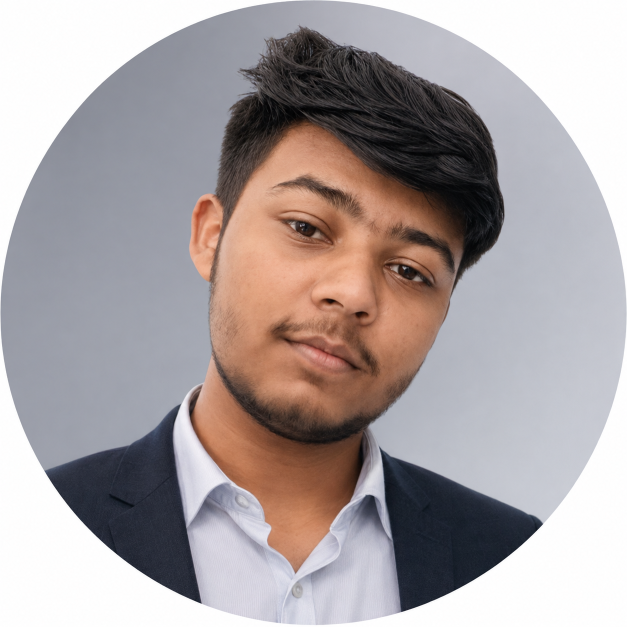
#> input picture assets/profile-pro.jpg, 1254 x 1254 px, found by its file name (shown at 1/2 size)
$ python make_portrait.py
#> lines starting #> are read from the running program, lines starting #| are printed output that depends on the picture; after the words box and inside, x2 and y2 are one past the last pixel; in counts of white or black regions, pixels touching at a corner belong together
### scripts/generate_cards.py
#!/usr/bin/env python3
"""
scripts/generate_cards.py

Generates the complete GitSkins Cyber Terminal Dashboard design system matching test.mp4:
1. name.svg: Top terminal window with ./wordmark.sh --name and ABHAY PRATAP SINGH ASCII banner
2. ascii.svg: Hero terminal window with VISUAL.MAP (ASCII face) and SYSTEM.INFO (live telemetry)
3. assets/cards/card-profile.svg: Identity card with identicon, handle, title, pills, and radar reticle
4. assets/cards/card-highlights.svg: Highlights card with Code, dexterbeast0-cmyk, Impact
5. assets/cards/card-signal.svg: Profile Signal with 4 live metric widgets (Stars, Contributions, Repos, Followers)
6. assets/cards/card-stack.svg: Language Stack with repository-weighted progress bars
7. assets/cards/card-work.svg: PROJECTS.LIST with project cards (dexterbeast0-cmyk and toolkit)
8. assets/cards/card-activity.svg: Contribution Activity with 52x7 heatmap grid and live contributions
9. assets/cards/card-contact.svg: Connect button card with GitHub @dexterbeast0-cmyk pill

All metrics are dynamically rendered from data/github.json with deterministic output.
"""

import collections
import json
import math
import os
import sys
import xml.sax.saxutils as saxutils
from PIL import Image, ImageEnhance, ImageFilter

RAMP_16 = " .:-=+*cso#%8&S@"

def load_telemetry():
    """Loads normalized telemetry from data/github.json with resilient fallback."""
    data_path = os.path.join(os.path.dirname(os.path.dirname(os.path.abspath(__file__))), "data", "github.json")
    if os.path.exists(data_path):
        try:
            with open(data_path, "r", encoding="utf-8") as f:
                return json.load(f)
        except Exception as e:
            print(f"[WARN] Error loading {data_path}: {e}")

    # Truthful fallback matching authentic state
    return {
        "synced_at": "2026-09-05 04:15 UTC",
        "username": "dexterbeast0-cmyk",
        "display_name": "Abhay Pratap singh",
        "stats": {
            "public_repos": 1,
            "followers": 0,
            "following": 0,
            "stars": 0,
            "forks": 0,
            "total_contributions": 4,
            "active_days": 3
        },
        "top_repositories": [
            {
                "name": "dexterbeast0-cmyk",
                "description": "Building with code on GitHub.",
                "language": "Python",
                "stars": 0,
                "progress_percent": 80,
                "tag": "open-source",
                "updated_at": "2026-09-05"
            },
            {
                "name": "toolkit",
                "description": "Reusable building blocks and utilities.",
                "language": "Python",
                "stars": 0,
                "progress_percent": 65,
                "tag": "utilities",
                "updated_at": "building"
            }
        ],
        "languages": [
            {"name": "Python", "percentage": 100, "bytes": 67258}
        ],
        "contributions": {
            "total": 4,
            "active_days": 3,
            "active_cells": [[22, 2], [44, 2], [51, 6]]
        }
    }


def get_face_ascii(cols=76, char_ar=0.52):
    """
    Extracts high-resolution ASCII portrait from assets/profile-pro.jpg
    with flood-fill studio background removal.
    """
#> called with cols = 76, char_ar = 0.52
    img_path = os.path.join("assets", "profile-pro.jpg")
    if not os.path.exists(img_path):
        img_path = os.path.join("assets", "profile.jpg")

    raw_img = Image.open(img_path).convert("RGB")
#> raw_img is the input picture: PIL image 1254x1254 RGB; mean R, G, B 169.6, 160.8, 161.5
    w, h = raw_img.size
    cx, cy = w / 2.0, h / 2.0
    pixels = raw_img.load()

    def is_bg(x, y):
        dist_sq = (x - cx) ** 2 + (y - cy) ** 2
        if dist_sq > (614) ** 2:
            return True
        r, g, b = pixels[x, y]
        if r > 245 and g > 245 and b > 245:
            return True
        lum = 0.299 * r + 0.587 * g + 0.114 * b
        is_warm = (r - b > 18) and (r - g > 8)
        is_dark = lum < 80
        in_shirt = (y > 0.76 * h) and (0.28 * w < x < 0.72 * w)
        if not in_shirt and not is_warm and not is_dark and (110 <= lum <= 230):
            return True
        return False

    q = collections.deque()
    visited = set()
    for x in range(w):
        q.append((x, 0))
        q.append((x, h - 1))
    for y in range(h):
        q.append((0, y))
        q.append((w - 1, y))

    mask = Image.new("L", (w, h), 0)
#> mask: PIL image 1254x1254 L; every value is 0
    m_p = mask.load()
    for pt in q:
        visited.add(pt)

    while q:
        x, y = q.popleft()
        if is_bg(x, y):
            m_p[x, y] = 255
            for nx, ny in [(x + 1, y), (x - 1, y), (x, y + 1), (x, y - 1)]:
                if 0 <= nx < w and 0 <= ny < h and (nx, ny) not in visited:
                    visited.add((nx, ny))
                    if is_bg(nx, ny):
                        q.append((nx, ny))

    for y in range(h):
        for x in range(w):
            if (x - cx) ** 2 + (y - cy) ** 2 > (616) ** 2:
                m_p[x, y] = 255

    # Bust crop
    crop_box = (150, 60, 1140, 1200)
    cropped = raw_img.crop(crop_box)
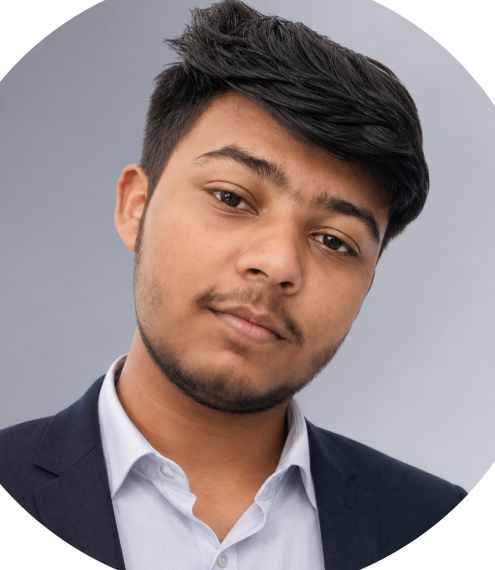
#> cropped: PIL image 990x1140 RGB (shown at 1/2 size); mean R, G, B 149.5, 136.9, 136.4
    crop_mask = mask.crop(crop_box)
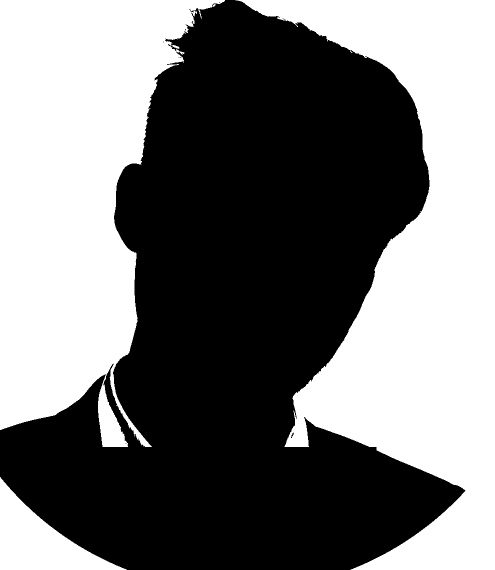
#> crop_mask: PIL image 990x1140 L (shown at 1/2 size); 46.4% white; 3 white regions, box (x1, y1, x2, y2) and area: (471, 0, 990, 1140) 269013, (0, 0, 450, 894) 234836, (0, 954, 254, 1140) 19450
    cw, ch = cropped.size

    gray = cropped.convert("L")
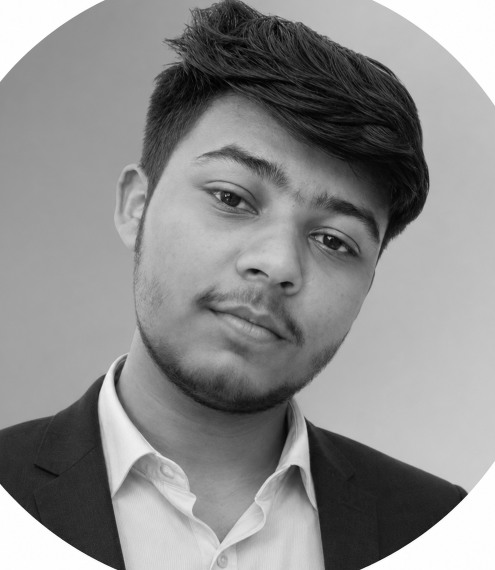
#> gray: PIL image 990x1140 L (shown at 1/2 size); min 0, max 255, mean 140.6
    sharp = gray.filter(ImageFilter.UnsharpMask(radius=1.5, percent=220, threshold=2))
    contrast = ImageEnhance.Contrast(sharp).enhance(1.28)
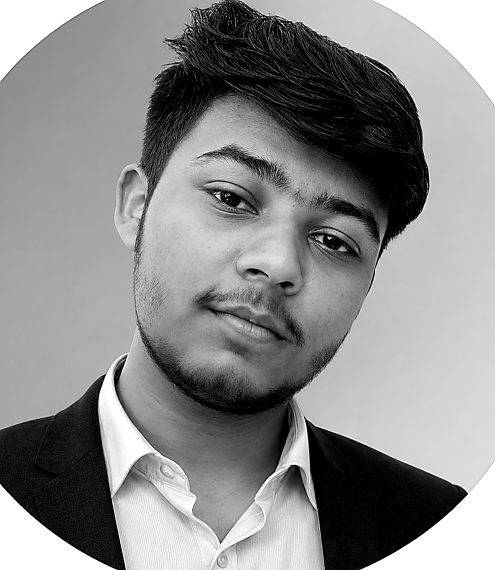
#> contrast: PIL image 990x1140 L (shown at 1/2 size); min 0, max 255, mean 139.4

    rows = int(cols * (ch / cw) * char_ar)
    res_img = contrast.resize((cols, rows), Image.Resampling.LANCZOS)
#> (the rest of the program and of its run is left out)
